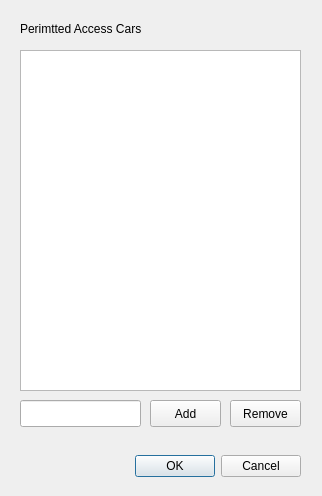
<?xml version="1.0" encoding="UTF-8"?>
<ui version="4.0">
 <class>Plates</class>
 <widget class="QDialog" name="Plates">
  <property name="geometry">
   <rect>
    <x>0</x>
    <y>0</y>
    <width>322</width>
    <height>496</height>
   </rect>
  </property>
  <property name="windowTitle">
   <string>Permitted Access Cars</string>
  </property>
  <widget class="QDialogButtonBox" name="buttonBox">
   <property name="geometry">
    <rect>
     <x>120</x>
     <y>450</y>
     <width>181</width>
     <height>32</height>
    </rect>
   </property>
   <property name="orientation">
    <enum>Qt::Horizontal</enum>
   </property>
   <property name="standardButtons">
    <set>QDialogButtonBox::Cancel|QDialogButtonBox::Ok</set>
   </property>
  </widget>
  <widget class="QListWidget" name="listWidget">
   <property name="geometry">
    <rect>
     <x>20</x>
     <y>50</y>
     <width>281</width>
     <height>341</height>
    </rect>
   </property>
  </widget>
  <widget class="QLabel" name="label">
   <property name="geometry">
    <rect>
     <x>20</x>
     <y>20</y>
     <width>151</width>
     <height>17</height>
    </rect>
   </property>
   <property name="text">
    <string>Perimtted Access Cars </string>
   </property>
  </widget>
  <widget class="QLineEdit" name="PlateEdit">
   <property name="geometry">
    <rect>
     <x>20</x>
     <y>400</y>
     <width>121</width>
     <height>27</height>
    </rect>
   </property>
  </widget>
  <widget class="QPushButton" name="AddPlate">
   <property name="geometry">
    <rect>
     <x>150</x>
     <y>400</y>
     <width>71</width>
     <height>27</height>
    </rect>
   </property>
   <property name="text">
    <string>Add</string>
   </property>
  </widget>
  <widget class="QPushButton" name="RemovePlate">
   <property name="geometry">
    <rect>
     <x>230</x>
     <y>400</y>
     <width>71</width>
     <height>27</height>
    </rect>
   </property>
   <property name="text">
    <string>Remove</string>
   </property>
  </widget>
 </widget>
 <resources/>
 <connections>
  <connection>
   <sender>buttonBox</sender>
   <signal>accepted()</signal>
   <receiver>Plates</receiver>
   <slot>accept()</slot>
   <hints>
    <hint type="sourcelabel">
     <x>248</x>
     <y>254</y>
    </hint>
    <hint type="destinationlabel">
     <x>157</x>
     <y>274</y>
    </hint>
   </hints>
  </connection>
  <connection>
   <sender>buttonBox</sender>
   <signal>rejected()</signal>
   <receiver>Plates</receiver>
   <slot>reject()</slot>
   <hints>
    <hint type="sourcelabel">
     <x>316</x>
     <y>260</y>
    </hint>
    <hint type="destinationlabel">
     <x>286</x>
     <y>274</y>
    </hint>
   </hints>
  </connection>
 </connections>
</ui>
